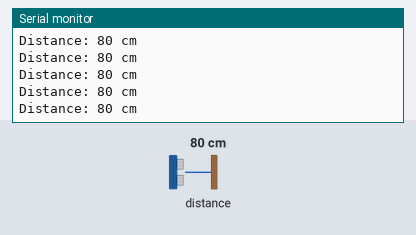
Bench run of a program on a simulated ESP32. On the bench: the last lines printed to the serial monitor. The test bench sets the inputs (shaded band); at power-on: distance to the obstacle 80 cm.

Above: at 1.2 s.
1.3 s: distance to the obstacle set to 2 cm
At 2.3 s:
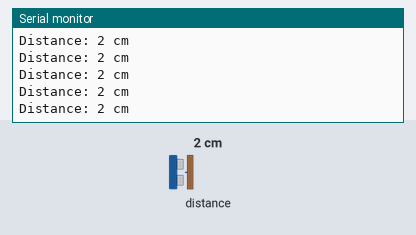
2.8 s: distance to the obstacle set to 4 cm
At 3.7 s:
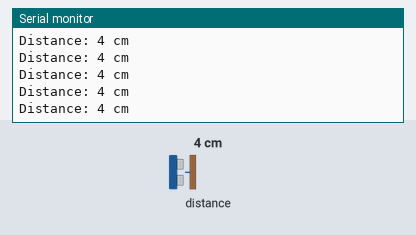
Timing chart, 0 to 5.8 s (numbered marks = the images above; inputs shaded):
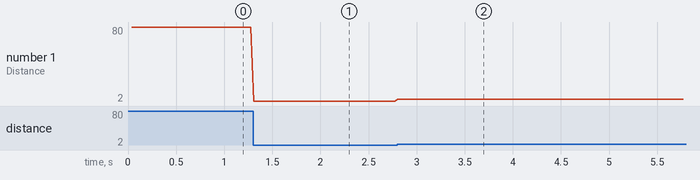

Measured:
- after the input at 1.3 s, the serial monitor: prints a new line at once (image 1)
- after the input at 2.8 s, the serial monitor: prints a new line at once (image 2)
- plotted number 1: 80 → 2 after the input at 1.3 s, 2 → 4 after the input at 2.8 s

The program:

main.cpp
```cpp
#include "Adafruit_VL53L1X.h"

#define IRQ_PIN 2
#define XSHUT_PIN 3

Adafruit_VL53L1X vl53 = Adafruit_VL53L1X(XSHUT_PIN, IRQ_PIN);

void setup() {
  Serial.begin(115200);
  while (!Serial) delay(10);

  Serial.println(F("Adafruit VL53L1X sensor demo"));

  Wire.begin();
  if (!vl53.begin(0x29, &Wire)) {
    Serial.print(F("Error on init of VL sensor: "));
    Serial.println(vl53.vl_status);
    while (1) delay(10);
  }
  Serial.println(F("VL53L1X sensor OK!"));

  Serial.print(F("Sensor ID: 0x"));
  Serial.println(vl53.sensorID(), HEX);

  if (!vl53.startRanging()) {
    Serial.print(F("Couldn't start ranging: "));
    Serial.println(vl53.vl_status);
    while (1) delay(10);
  }
  Serial.println(F("Ranging started"));

  // Valid timing budgets: 15, 20, 33, 50, 100, 200, and 500ms!
  vl53.setTimingBudget(50);
  Serial.print(F("Timing budget (ms): "));
  Serial.println(vl53.getTimingBudget());

  // ตั้งค่า ROI Center ที่พิกัด (8, 8) และ ROI Size เป็น 16x16 โดยใช้ VL53L1X_SetROI
  uint8_t roi_center = (4 << 4) + 4; // คำนวณค่า ROI Center จากพิกัด (8, 8)
  uint8_t roi_size = (4<< 4) + 4; // คำนวณค่า ROI Size จากขนาด (16, 16)
  if (vl53.VL53L1X_SetROI(4, 4) == 0) {
    Serial.println(F("ตั้งค่า ROI สำเร็จ"));
  } else {
    Serial.println(F("ตั้งค่า ROI ล้มเหลว"));
  }

  /*
  vl53.VL53L1X_SetDistanceThreshold(100, 300, 3, 1);
  vl53.VL53L1X_SetInterruptPolarity(0);
  */
}

void loop() {
  int16_t distance;

  if (vl53.dataReady()) {
    // มีข้อมูลใหม่ที่สามารถอ่านได้!
    distance = vl53.distance();
    if (distance == -1) {
      // มีบางอย่างผิดพลาด!
      Serial.print(F("Couldn't get distance: "));
      Serial.println(vl53.vl_status);
      return;
    }
    Serial.print(F("Distance: "));
    Serial.print(distance / 10);
    Serial.println(" cm");

    // อ่านข้อมูลเสร็จแล้ว พร้อมสำหรับการอ่านครั้งต่อไป!
    vl53.clearInterrupt();
  }
}
```
